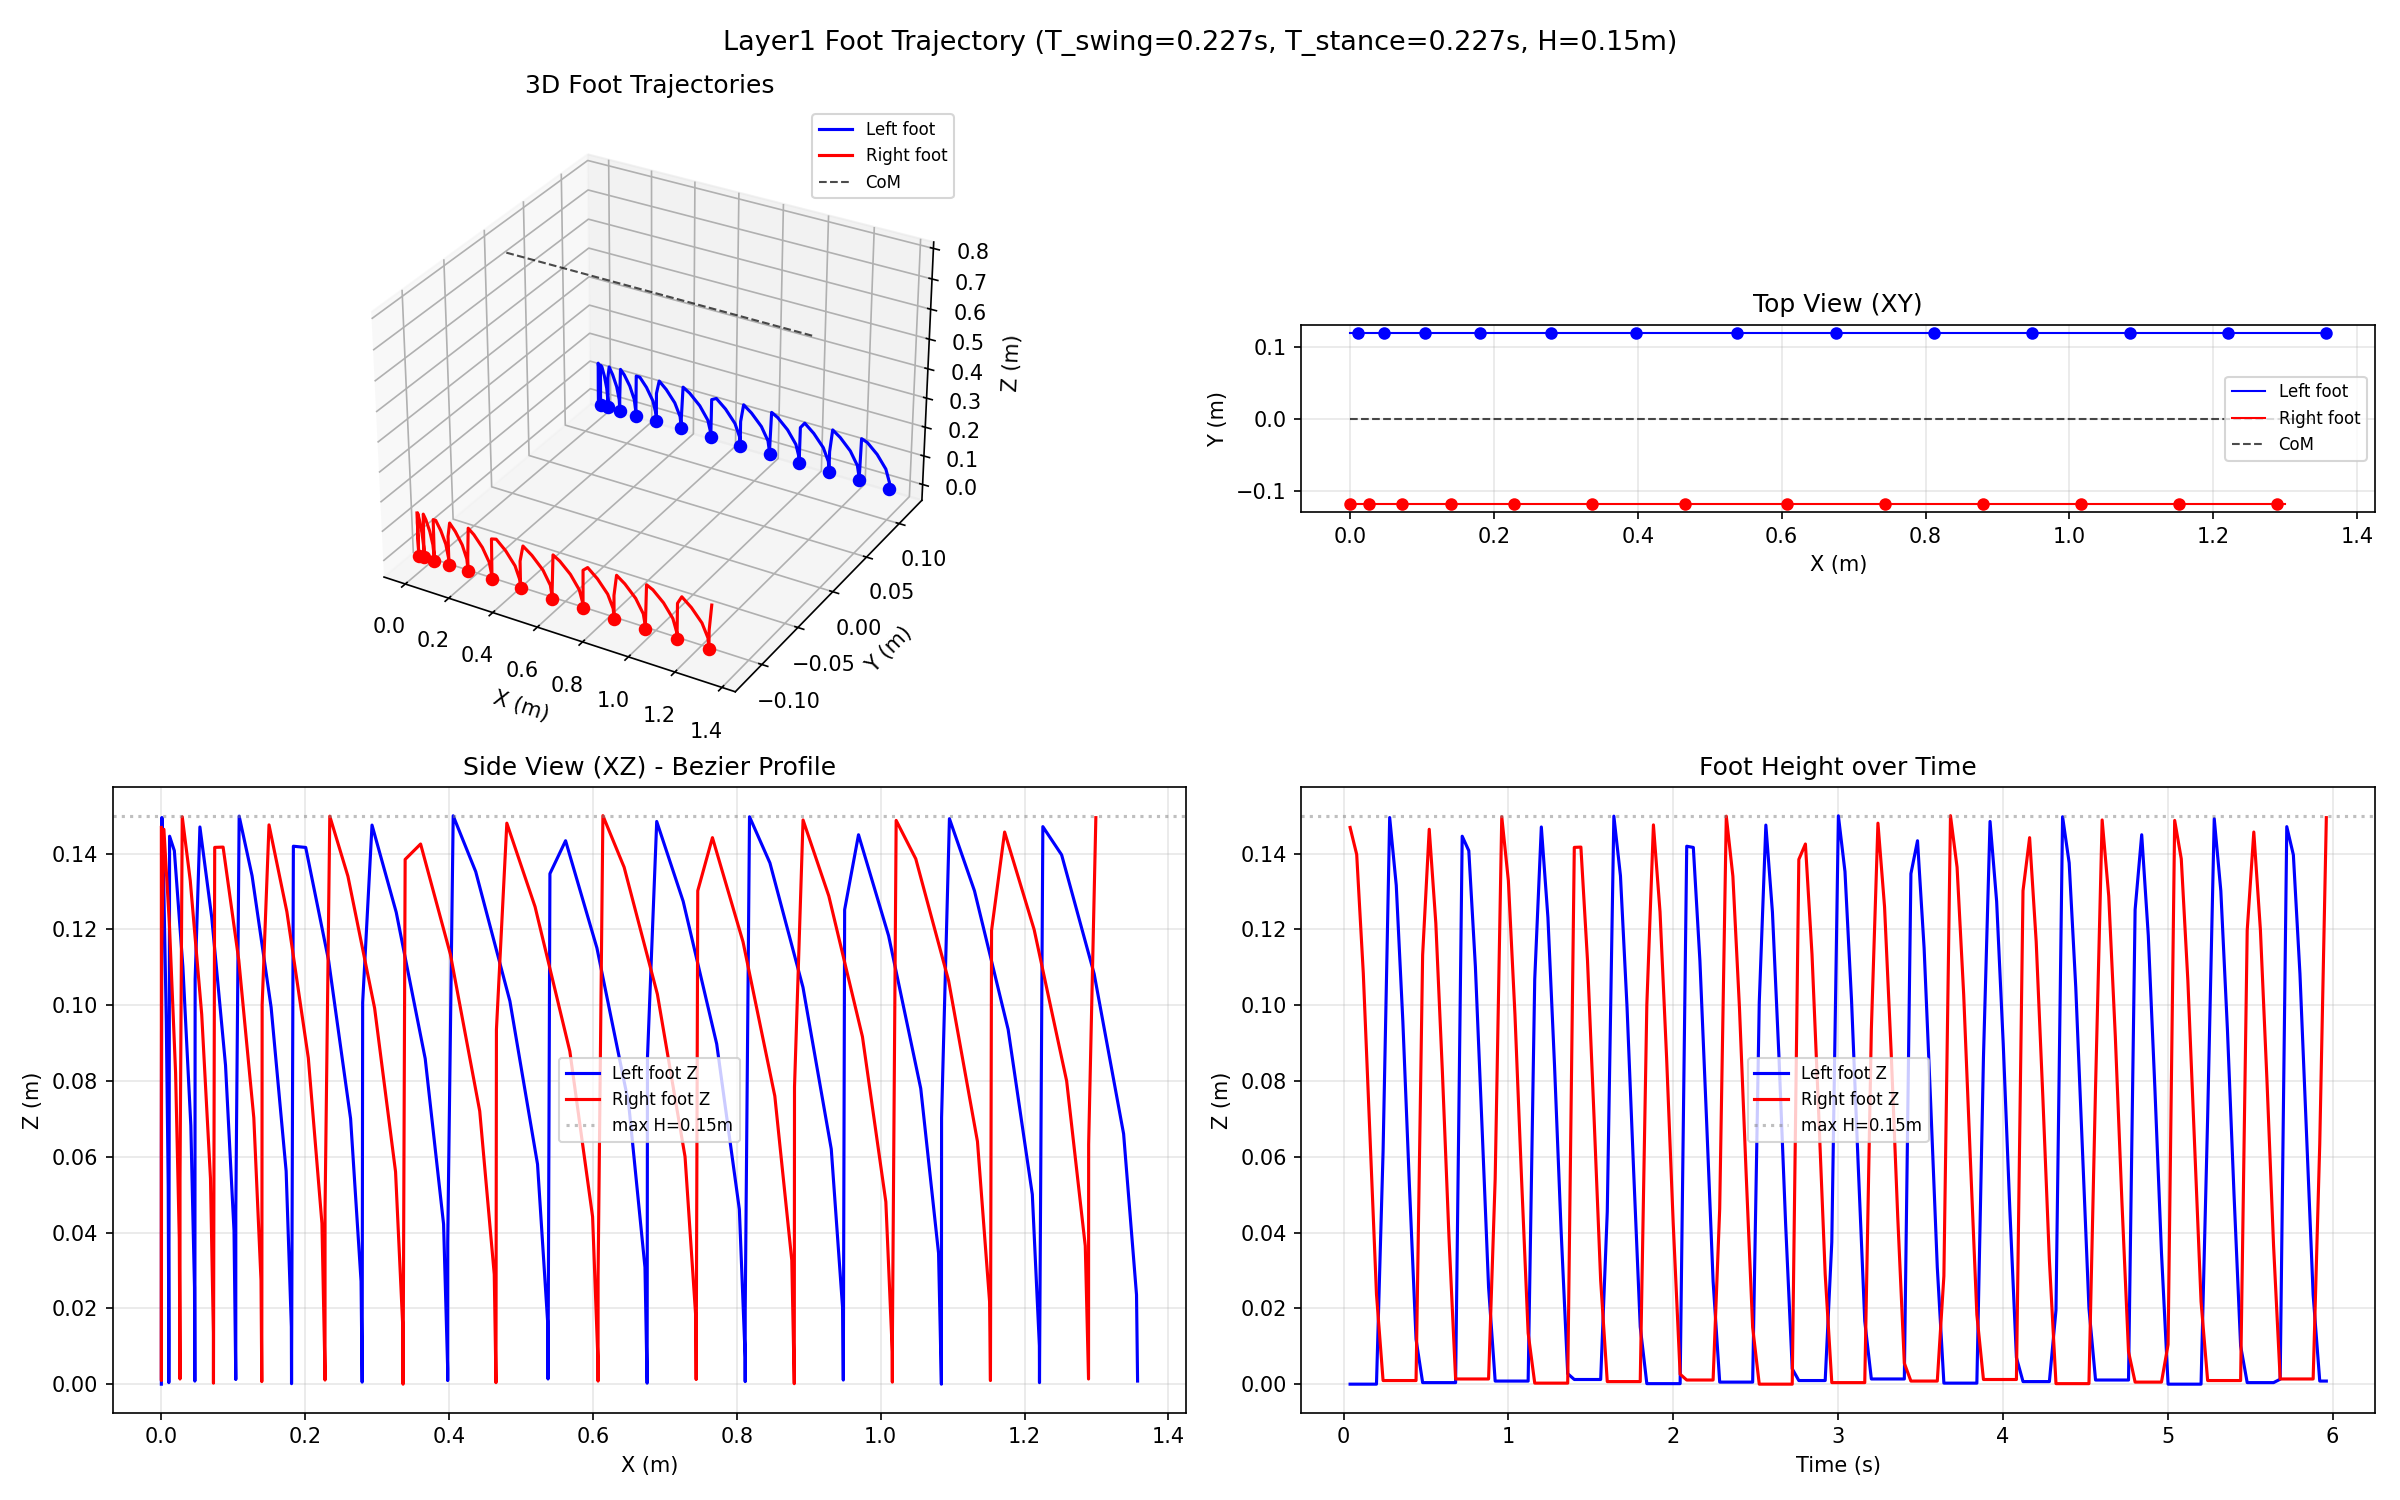

The script that saved this image:
"""
Layer1 발 궤적 시각화 (MuJoCo 없이, config + Layer1만 사용)

3D 공간에서:
- 왼발/오른발 swing 궤적 (Cycloid XY + Bezier Z)
- CoM (virtual) 궤적
- 발자국 착지점
"""

import sys
import os
sys.path.insert(0, os.path.join(os.path.dirname(__file__), '..'))

import numpy as np
import matplotlib.pyplot as plt
from mpl_toolkits.mplot3d import Axes3D

from Layer1 import GaitGenerator
from config import dt, t_swing, t_stance, com_height, foot_height


def main():
    layer1 = GaitGenerator(T_s=t_swing, T_st=t_stance)

    # 초기 조건
    hip_width = 0.1185
    left_foot = np.array([0.0, hip_width, 0.0])
    right_foot = np.array([0.0, -hip_width, 0.0])
    com_pos = np.array([0.0, 0.0, com_height])
    com_vel = np.array([0.0, 0.0, 0.0])

    # 시뮬레이션 파라미터
    SIM_TIME = 6.0  # 초
    desired_vel_final = np.array([0.3, 0.0])
    ramp_time = 3.0

    # 로깅
    log_time = []
    log_com = []
    log_lf = []
    log_rf = []
    log_ref_lf = []
    log_ref_rf = []
    log_footsteps = []  # (x, y, z, leg_idx)

    sim_time = 0.0
    prev_swing_leg = -1

    n_steps = int(SIM_TIME / dt)
    for _ in range(n_steps):
        sim_time += dt

        # 속도 ramp
        progress = min(1.0, sim_time / ramp_time)
        desired_vel = desired_vel_final * progress

        # CoM 적분 (가상)
        com_pos[0] += desired_vel[0] * dt
        com_pos[1] += desired_vel[1] * dt
        com_vel[:2] = desired_vel

        # Gait state machine
        phase, contact_state, swing_leg_idx = layer1.state_machine(dt, sim_time)

        # 발자국 착지 기록 (swing leg 전환 시)
        if swing_leg_idx != prev_swing_leg and prev_swing_leg >= 0:
            if prev_swing_leg == 0:
                log_footsteps.append((*left_foot.copy(), 0))
            else:
                log_footsteps.append((*right_foot.copy(), 1))
        prev_swing_leg = swing_leg_idx

        # Raibert Heuristic (data=None → 기본 hip offset 사용)
        if swing_leg_idx == 0:  # left swing
            next_fs = layer1.Raibert_Heuristic_foot_step_planner(
                left_foot, com_pos, com_vel, desired_vel, swing_leg_idx
            )
            swing_start = layer1.get_swing_start_pos(swing_leg_idx)
            init_L = swing_start if swing_start is not None else left_foot
            ref_lf = layer1.generate_swing_trajectory(phase, init_L, next_fs)
            ref_rf = right_foot.copy()
            # swing foot 업데이트 (키네마틱 시뮬)
            left_foot = ref_lf.copy()
        else:  # right swing
            next_fs = layer1.Raibert_Heuristic_foot_step_planner(
                right_foot, com_pos, com_vel, desired_vel, swing_leg_idx
            )
            swing_start = layer1.get_swing_start_pos(swing_leg_idx)
            init_R = swing_start if swing_start is not None else right_foot
            ref_rf = layer1.generate_swing_trajectory(phase, init_R, next_fs)
            ref_lf = left_foot.copy()
            right_foot = ref_rf.copy()

        # 로깅 (매 20 step = 0.04초)
        if int(sim_time / dt) % 20 == 0:
            log_time.append(sim_time)
            log_com.append(com_pos.copy())
            log_lf.append(left_foot.copy())
            log_rf.append(right_foot.copy())
            log_ref_lf.append(ref_lf.copy())
            log_ref_rf.append(ref_rf.copy())

    # numpy 변환
    t = np.array(log_time)
    com = np.array(log_com)
    lf = np.array(log_lf)
    rf = np.array(log_rf)

    # ============================================
    # Plot 1: 3D 궤적
    # ============================================
    fig = plt.figure(figsize=(16, 10))

    ax = fig.add_subplot(2, 2, 1, projection='3d')
    ax.plot(lf[:, 0], lf[:, 1], lf[:, 2], 'b-', linewidth=1.5, label='Left foot')
    ax.plot(rf[:, 0], rf[:, 1], rf[:, 2], 'r-', linewidth=1.5, label='Right foot')
    ax.plot(com[:, 0], com[:, 1], com[:, 2], 'k--', linewidth=1, alpha=0.7, label='CoM')
    # 발자국 마커
    for (fx, fy, fz, leg) in log_footsteps:
        c = 'blue' if leg == 0 else 'red'
        ax.scatter(fx, fy, fz, color=c, s=30, zorder=5)
    ax.set_xlabel('X (m)')
    ax.set_ylabel('Y (m)')
    ax.set_zlabel('Z (m)')
    ax.set_title('3D Foot Trajectories')
    ax.legend(fontsize=8)

    # ============================================
    # Plot 2: XY 평면 (위에서 본 뷰)
    # ============================================
    ax2 = fig.add_subplot(2, 2, 2)
    ax2.plot(lf[:, 0], lf[:, 1], 'b-', linewidth=1, label='Left foot')
    ax2.plot(rf[:, 0], rf[:, 1], 'r-', linewidth=1, label='Right foot')
    ax2.plot(com[:, 0], com[:, 1], 'k--', linewidth=1, alpha=0.7, label='CoM')
    for (fx, fy, fz, leg) in log_footsteps:
        c = 'blue' if leg == 0 else 'red'
        ax2.plot(fx, fy, 'o', color=c, markersize=5)
    ax2.set_xlabel('X (m)')
    ax2.set_ylabel('Y (m)')
    ax2.set_title('Top View (XY)')
    ax2.set_aspect('equal')
    ax2.legend(fontsize=8)
    ax2.grid(True, alpha=0.3)

    # ============================================
    # Plot 3: X-Z 평면 (옆에서 본 뷰)
    # ============================================
    ax3 = fig.add_subplot(2, 2, 3)
    ax3.plot(lf[:, 0], lf[:, 2], 'b-', linewidth=1.5, label='Left foot Z')
    ax3.plot(rf[:, 0], rf[:, 2], 'r-', linewidth=1.5, label='Right foot Z')
    ax3.axhline(y=foot_height, color='gray', linestyle=':', alpha=0.5, label=f'max H={foot_height}m')
    ax3.set_xlabel('X (m)')
    ax3.set_ylabel('Z (m)')
    ax3.set_title('Side View (XZ) - Bezier Profile')
    ax3.legend(fontsize=8)
    ax3.grid(True, alpha=0.3)

    # ============================================
    # Plot 4: 시간 vs Z (Bezier 프로파일)
    # ============================================
    ax4 = fig.add_subplot(2, 2, 4)
    ax4.plot(t, lf[:, 2], 'b-', linewidth=1.5, label='Left foot Z')
    ax4.plot(t, rf[:, 2], 'r-', linewidth=1.5, label='Right foot Z')
    ax4.axhline(y=foot_height, color='gray', linestyle=':', alpha=0.5, label=f'max H={foot_height}m')
    ax4.set_xlabel('Time (s)')
    ax4.set_ylabel('Z (m)')
    ax4.set_title('Foot Height over Time')
    ax4.legend(fontsize=8)
    ax4.grid(True, alpha=0.3)

    plt.suptitle(f'Layer1 Foot Trajectory (T_swing={t_swing:.3f}s, T_stance={t_stance:.3f}s, H={foot_height}m)',
                 fontsize=13)
    plt.tight_layout()
    plt.savefig('plot_foot_traj.png', dpi=150)
    print("[INFO] Saved plot_foot_traj.png")
    plt.show()


if __name__ == "__main__":
    main()
